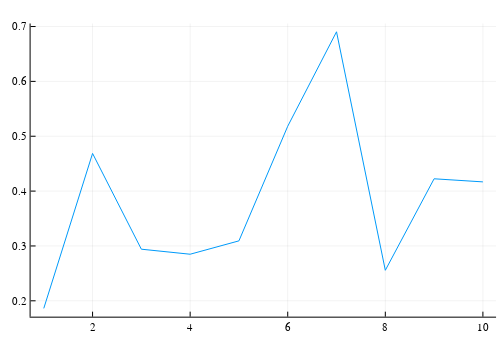

This figure's notebook cell:
### Code cell
plotlyjs()
plot(rand(10))

### Figure 1 — Plotly figure (JSON) as saved in the notebook; plotly's stock layout.template omitted (floating-point values rounded to 4 significant figures)
{"data": [{"colorbar": {"title": {"text": ""}}, "legendgroup": "y1", "line": {"color": "rgba(0, 154, 250, 1.000)", "dash": "solid", "shape": "linear", "width": 1}, "mode": "lines", "name": "y1", "showlegend": true, "type": "scatter", "x": [1, 2, 3, 4, 5, 6, 7, 8, 9, 10], "xaxis": "x", "y": [0.1862, 0.4687, 0.2941, 0.2849, 0.3093, 0.5182, 0.6904, 0.2556, 0.4224, 0.4168], "yaxis": "y", "zmax": null, "zmin": null}], "layout": {"annotations": [], "height": 350, "margin": {"b": 20, "l": 0, "r": 0, "t": 20}, "paper_bgcolor": "rgba(255, 255, 255, 1.000)", "plot_bgcolor": "rgba(255, 255, 255, 1.000)", "showlegend": false, "width": 500, "xaxis": {"anchor": "y", "domain": [0.06121, 0.9921], "gridcolor": "rgba(0, 0, 0, 0.1)", "gridwidth": 0.5, "linecolor": "rgba(0, 0, 0, 1)", "mirror": false, "range": [0.73, 10.27], "showgrid": true, "showline": true, "showticklabels": true, "tickangle": 0, "tickcolor": "rgb(0, 0, 0)", "tickfont": {"color": "rgba(0, 0, 0, 1)", "family": "sans-serif", "size": 11}, "tickmode": "array", "ticks": "inside", "ticktext": ["2", "4", "6", "8", "10"], "tickvals": [2, 4, 6, 8, 10], "title": {"font": {"color": "rgba(0, 0, 0, 1)", "family": "sans-serif", "size": 15}, "text": ""}, "type": "linear", "visible": true, "zeroline": false, "zerolinecolor": "rgba(0, 0, 0, 1)"}, "yaxis": {"anchor": "x", "domain": [0.04299, 0.9888], "gridcolor": "rgba(0, 0, 0, 0.1)", "gridwidth": 0.5, "linecolor": "rgba(0, 0, 0, 1)", "mirror": false, "range": [0.1711, 0.7055], "showgrid": true, "showline": true, "showticklabels": true, "tickangle": 0, "tickcolor": "rgb(0, 0, 0)", "tickfont": {"color": "rgba(0, 0, 0, 1)", "family": "sans-serif", "size": 11}, "tickmode": "array", "ticks": "inside", "ticktext": ["0.2", "0.3", "0.4", "0.5", "0.6", "0.7"], "tickvals": [0.2, 0.3, 0.4, 0.5, 0.6, 0.7], "title": {"font": {"color": "rgba(0, 0, 0, 1)", "family": "sans-serif", "size": 15}, "text": ""}, "type": "linear", "visible": true, "zeroline": false, "zerolinecolor": "rgba(0, 0, 0, 1)"}}}
